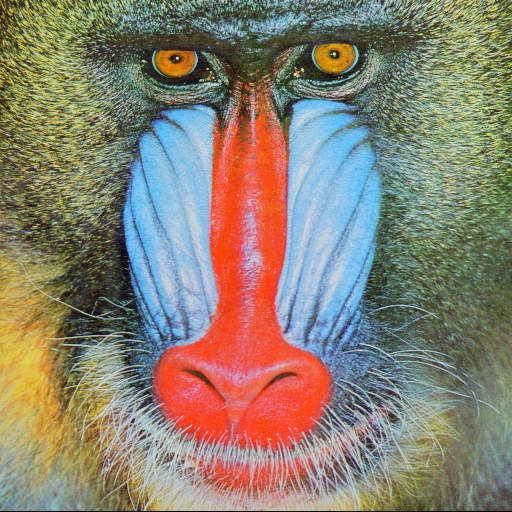
//> input picture kadai/Mandrill.jpg, 512 x 512 px
$ ./main Mandrill.jpg   (built with g++ and OpenCV 4)
//> lines starting //> are read from the running program, lines starting //| are printed output that depends on the picture; after the words box and inside, x2 and y2 are one past the last pixel; in counts of white or black regions, pixels touching at a corner belong together
#include <iostream>
#include <string>
#include <opencv2/imgcodecs.hpp>
#include <opencv2/highgui.hpp>
#include <opencv2/opencv.hpp>


void display(cv::Mat image, std::string windowName = "Image") {
    cv::namedWindow(windowName);
    cv::imshow(windowName, image);
    cv::waitKey(1000 * 100);
    cv::destroyWindow(windowName);
}

int main(int argc, char* argv[]){

  if( argc != 2 ){
    std::cout << "main <filename>" << std::endl;
    exit(0);
  }


  // 画像をグレースケールで読み込む
  cv::Mat src = cv::imread(argv[1], 0);
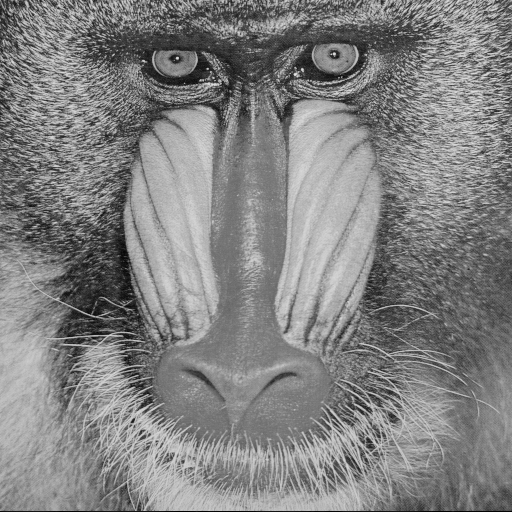
//> src: 512 rows x 512 cols, CV_8UC1; min 0, max 231, mean 129.6

  int x_size = src.cols;
//> x_size = 512
  int y_size = src.rows ;
//> y_size = 512
  int i, j;

  // 二値化の処理
  cv::Mat bin_img = cv::Mat::zeros(y_size, x_size, CV_8UC1);
  for( i=0 ; i<x_size ; i++ ){
    for( j=0 ; j<y_size ; j++ ){
      if( src.at<uchar>(j, i) < 80 ){
        bin_img.at<uchar>(j, i) = 255;
      }
    }
  }
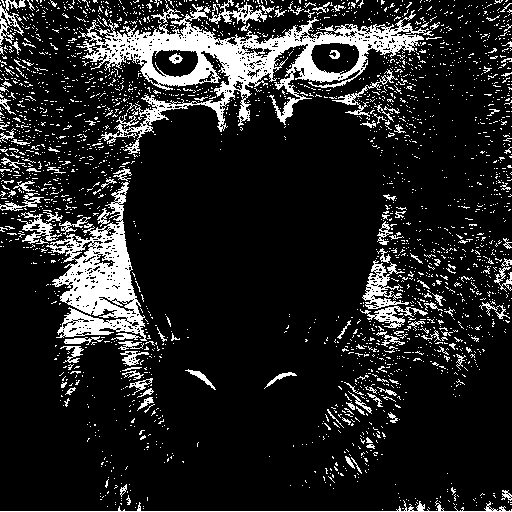
//> bin_img: 512 rows x 512 cols, CV_8UC1; 14.1% white; 2628 white regions (2494 under 20 px), largest, box (x1, y1, x2, y2) and area: (76, 4, 434, 154) 12481, (46, 182, 147, 341) 6425, (362, 260, 409, 309) 876
  display(bin_img);

  // ラベル付け

  // 座標を求める

  // 画像をカラーで読み込む
  src = cv::imread(argv[1]);
//> src is the input picture: 512 rows x 512 cols, CV_8UC3; mean B, G, R 113.1, 128.9, 137.4
  cv::Mat mandrill = cv::imread("Mandrill.jpg");

  //　射影変換、マスク処理で張り付ける


  display(src);


  return 0;
}
